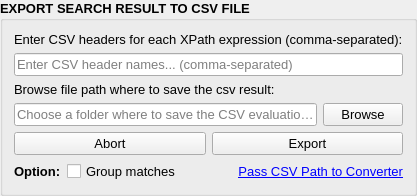
             <widget class="QGroupBox" name="group_box_export_to_csv">
              <property name="sizePolicy">
               <sizepolicy hsizetype="Preferred" vsizetype="Preferred">
                <horstretch>0</horstretch>
                <verstretch>0</verstretch>
               </sizepolicy>
              </property>
              <property name="font">
               <font>
                <family>Microsoft YaHei UI</family>
                <pointsize>10</pointsize>
                <italic>false</italic>
                <bold>true</bold>
                <underline>false</underline>
                <strikeout>false</strikeout>
               </font>
              </property>
              <property name="title">
               <string>EXPORT SEARCH RESULT TO CSV FILE</string>
              </property>
              <layout class="QVBoxLayout" name="verticalLayout_11">
               <item>
                <widget class="QLabel" name="label_csv_headers_info">
                 <property name="sizePolicy">
                  <sizepolicy hsizetype="Minimum" vsizetype="Preferred">
                   <horstretch>0</horstretch>
                   <verstretch>0</verstretch>
                  </sizepolicy>
                 </property>
                 <property name="font">
                  <font>
                   <family>Microsoft YaHei UI</family>
                   <pointsize>10</pointsize>
                   <italic>false</italic>
                   <bold>false</bold>
                   <underline>false</underline>
                   <strikeout>false</strikeout>
                  </font>
                 </property>
                 <property name="text">
                  <string>Enter CSV headers for each XPath expression (comma-separated):</string>
                 </property>
                </widget>
               </item>
               <item>
                <layout class="QHBoxLayout" name="hor_layout_csv_headers">
                 <item>
                  <widget class="QLineEdit" name="line_edit_csv_headers_input">
                   <property name="sizePolicy">
                    <sizepolicy hsizetype="Minimum" vsizetype="Fixed">
                     <horstretch>0</horstretch>
                     <verstretch>0</verstretch>
                    </sizepolicy>
                   </property>
                   <property name="font">
                    <font>
                     <family>Microsoft YaHei UI</family>
                     <pointsize>10</pointsize>
                     <italic>false</italic>
                     <bold>false</bold>
                     <underline>false</underline>
                     <strikeout>false</strikeout>
                    </font>
                   </property>
                   <property name="placeholderText">
                    <string>Enter CSV header names... (comma-separated)</string>
                   </property>
                   <property name="clearButtonEnabled">
                    <bool>true</bool>
                   </property>
                  </widget>
                 </item>
                </layout>
               </item>
               <item>
                <widget class="QLabel" name="label_csv_export_input">
                 <property name="sizePolicy">
                  <sizepolicy hsizetype="Minimum" vsizetype="Preferred">
                   <horstretch>0</horstretch>
                   <verstretch>0</verstretch>
                  </sizepolicy>
                 </property>
                 <property name="font">
                  <font>
                   <family>Microsoft YaHei UI</family>
                   <pointsize>10</pointsize>
                   <italic>false</italic>
                   <bold>false</bold>
                   <underline>false</underline>
                   <strikeout>false</strikeout>
                  </font>
                 </property>
                 <property name="text">
                  <string>Browse file path where to save the csv result:</string>
                 </property>
                </widget>
               </item>
               <item>
                <layout class="QHBoxLayout" name="hor_layout_csv_input_and_export">
                 <item>
                  <widget class="QLineEdit" name="line_edit_csv_output_path">
                   <property name="font">
                    <font>
                     <family>Microsoft YaHei UI</family>
                     <pointsize>10</pointsize>
                     <italic>false</italic>
                     <bold>false</bold>
                     <underline>false</underline>
                     <strikeout>false</strikeout>
                    </font>
                   </property>
                   <property name="placeholderText">
                    <string>Choose a folder where to save the CSV evaluation...</string>
                   </property>
                   <property name="clearButtonEnabled">
                    <bool>true</bool>
                   </property>
                  </widget>
                 </item>
                 <item>
                  <widget class="QPushButton" name="button_browse_csv">
                   <property name="font">
                    <font>
                     <family>Microsoft YaHei UI</family>
                     <pointsize>10</pointsize>
                     <italic>false</italic>
                     <bold>false</bold>
                     <underline>false</underline>
                     <strikeout>false</strikeout>
                    </font>
                   </property>
                   <property name="toolTip">
                    <string>Choose the folder and filename where the results CSV will be saved.</string>
                   </property>
                   <property name="text">
                    <string>Browse</string>
                   </property>
                  </widget>
                 </item>
                </layout>
               </item>
               <item>
                <layout class="QHBoxLayout" name="hor_layout_button_export_and_abort">
                 <item>
                  <widget class="QPushButton" name="button_abort_csv_export">
                   <property name="enabled">
                    <bool>true</bool>
                   </property>
                   <property name="font">
                    <font>
                     <family>Microsoft YaHei UI</family>
                     <pointsize>10</pointsize>
                     <italic>false</italic>
                     <bold>false</bold>
                     <underline>false</underline>
                     <strikeout>false</strikeout>
                    </font>
                   </property>
                   <property name="toolTip">
                    <string>Stop the current operation.</string>
                   </property>
                   <property name="text">
                    <string>Abort</string>
                   </property>
                   <property name="flat">
                    <bool>false</bool>
                   </property>
                  </widget>
                 </item>
                 <item>
                  <widget class="QPushButton" name="button_start_csv_export">
                   <property name="font">
                    <font>
                     <family>Microsoft YaHei UI</family>
                     <pointsize>10</pointsize>
                     <italic>false</italic>
                     <bold>false</bold>
                     <underline>false</underline>
                     <strikeout>false</strikeout>
                    </font>
                   </property>
                   <property name="toolTip">
                    <string>Search the XML files and export the results to the CSV file.</string>
                   </property>
                   <property name="text">
                    <string>Export</string>
                   </property>
                  </widget>
                 </item>
                </layout>
               </item>
               <item>
                <layout class="QHBoxLayout" name="horizontalLayout_2">
                 <item>
                  <widget class="QLabel" name="label_options">
                   <property name="sizePolicy">
                    <sizepolicy hsizetype="Maximum" vsizetype="Preferred">
                     <horstretch>0</horstretch>
                     <verstretch>0</verstretch>
                    </sizepolicy>
                   </property>
                   <property name="font">
                    <font>
                     <family>Microsoft YaHei UI</family>
                     <pointsize>10</pointsize>
                     <italic>false</italic>
                     <bold>true</bold>
                     <underline>false</underline>
                     <strikeout>false</strikeout>
                    </font>
                   </property>
                   <property name="text">
                    <string>Option:</string>
                   </property>
                  </widget>
                 </item>
                 <item>
                  <widget class="QCheckBox" name="checkbox_group_matches">
                   <property name="sizePolicy">
                    <sizepolicy hsizetype="Preferred" vsizetype="Fixed">
                     <horstretch>0</horstretch>
                     <verstretch>0</verstretch>
                    </sizepolicy>
                   </property>
                   <property name="font">
                    <font>
                     <family>Microsoft YaHei UI</family>
                     <pointsize>10</pointsize>
                     <italic>false</italic>
                     <bold>false</bold>
                     <underline>false</underline>
                     <strikeout>false</strikeout>
                    </font>
                   </property>
                   <property name="toolTip">
                    <string>Group matches in the CSV using semicolons; if unchecked, each match is written to a separate row.</string>
                   </property>
                   <property name="text">
                    <string>Group matches</string>
                   </property>
                   <property name="checked">
                    <bool>false</bool>
                   </property>
                  </widget>
                 </item>
                 <item>
                  <widget class="QLabel" name="button_pass_csv_to_converter">
                   <property name="font">
                    <font>
                     <family>Microsoft YaHei UI</family>
                     <pointsize>10</pointsize>
                     <italic>false</italic>
                     <bold>false</bold>
                     <underline>true</underline>
                     <strikeout>false</strikeout>
                    </font>
                   </property>
                   <property name="layoutDirection">
                    <enum>Qt::LayoutDirection::LeftToRight</enum>
                   </property>
                   <property name="text">
                    <string>&lt;a href=&quot;#&quot;&gt;Pass CSV Path to Converter&lt;/a&gt;</string>
                   </property>
                   <property name="alignment">
                    <set>Qt::AlignmentFlag::AlignRight|Qt::AlignmentFlag::AlignTrailing|Qt::AlignmentFlag::AlignVCenter</set>
                   </property>
                  </widget>
                 </item>
                </layout>
               </item>
              </layout>
             </widget>
